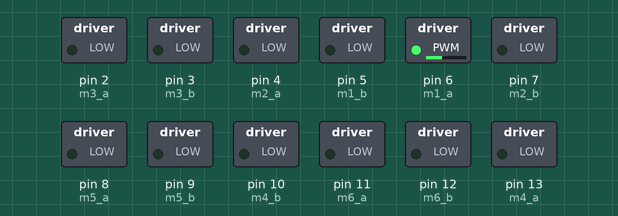
Simulated run of this sketch. Board: Arduino Uno, built with avr-gcc and run on an emulated ATmega328P. Shown: switched loads named in the sketch (green lamp = pin HIGH).

Above: at 0.1 s.
Timing chart, 0 to 1.6 s (numbered marks = the images above):
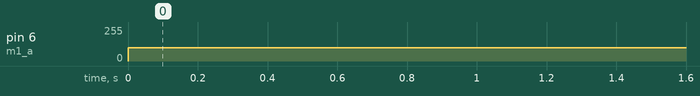

Measured:
- by itself, pin 6 (m1_a): 0/255 → 100/255 at 0.00 s

The sketch:

Final_code_rover.ino
```cpp
#include<SoftwareSerial.h>


char msg;
SoftwareSerial bt(0,1); /* (Rx,Tx) */

#define m1_a 6
#define m1_b 5
#define m2_a 4
#define m2_b 7
#define m3_a 2
#define m3_b 3
#define m4_a 13
#define m4_b 10
#define m5_a 8
#define m5_b 9
#define m6_a 11
#define m6_b 12


int s = 100; // rover speed


void setup() {


  pinMode(m1_a, OUTPUT);
  pinMode(m1_b, OUTPUT);
  pinMode(m2_a, OUTPUT);
  pinMode(m2_b, OUTPUT);
  pinMode(m3_a, OUTPUT);
  pinMode(m3_b, OUTPUT);
  pinMode(m4_a, OUTPUT);
  pinMode(m4_b, OUTPUT);
  pinMode(m5_a, OUTPUT);
  pinMode(m5_b, OUTPUT);
  pinMode(m6_a, OUTPUT);
  pinMode(m6_b, OUTPUT);

  Serial.begin(9600);
  bt.begin(9600);	/* Define baud rate for software serial communication */


  // while (!Serial);
  // Serial.println(" Receiver");


}

void loop() {

  ////////////////////////////// RECIEVER SECTION /////////////////////////////////////////////////////////////////////////////
  // try to parse packet
  //  if (bt.available())	/* If data is available on serial port */
  //   {
  //     msg=bt.read();

  //    if(msg=='F')
  //    {
  //     analogWrite(m1_a, s);   // Outer wheels running at speed1 - max speed
  //     digitalWrite(m1_b, LOW);
  //     // Motor Wheel 2 - Left Middle
  //     analogWrite(m2_a, s);
  //     digitalWrite(m2_b, LOW);
  //     // Motor Wheel 3 - Left Back
  //     analogWrite(m3_a, s);
  //     digitalWrite(m3_b, LOW);
  //     // right side motors move in opposite direction
  //     // Motor Wheel 4 - Right Front
  //     digitalWrite(m4_a, LOW);
  //     analogWrite(m4_b, s); // Inner front wheel running at speed2 - lower speed
  //     // Motor Wheel 5 - Right Middle
  //     digitalWrite(m5_a, LOW);
  //     analogWrite(m5_b, s); // Inner middle wheel running at speed3 - lowest speed
  //     // Motor Wheel 6 - Right Back
  //     digitalWrite(m6_a, LOW);
  //     analogWrite(m6_b, s); // Inner back wheel running at speed2 - lower speed
  //     Serial.println("going front");
  //    }
  //    if(msg=='B')
  //    {
  //     analogWrite(m1_a, LOW);   // Outer wheels running at speed1 - max speed
  //     digitalWrite(m1_b, s);
  //     // Motor Wheel 2 - Left Middle
  //     analogWrite(m2_a, LOW);
  //     digitalWrite(m2_b, s);
  //     // Motor Wheel 3 - Left Back
  //     analogWrite(m3_a, LOW);
  //     digitalWrite(m3_b, s);
  //     // right side motors move in opposite direction
  //     // Motor Wheel 4 - Right Front
  //     digitalWrite(m4_a, s);
  //     analogWrite(m4_b, LOW); // Inner front wheel running at speed2 - lower speed
  //     // Motor Wheel 5 - Right Middle
  //     digitalWrite(m5_a, s);
  //     analogWrite(m5_b, LOW); // Inner middle wheel running at speed3 - lowest speed
  //     // Motor Wheel 6 - Right Back
  //     digitalWrite(m6_a, s);
  //     analogWrite(m6_b, LOW); // Inner back wheel running at speed2 - lower speed
  //     Serial.println("going back");
  //    }
  //  }
  // else
  //   Serial.println("waiting for message");
analogWrite(m1_a,100);
analogWrite(m1_b,0);
}
```
